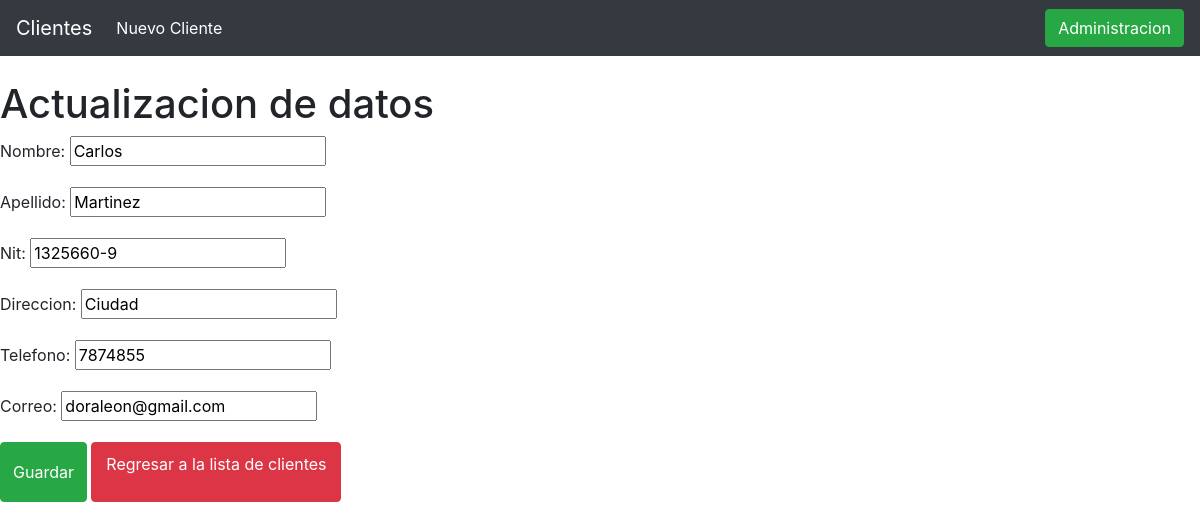
The page /cliente/1/ on the database its author committed.
### cliente/models.py (models this page shows, shortened)
class Cliente(models.Model):
    nombre = models.CharField(max_length=60)
    apellido = models.CharField(max_length=60)
    nit = models.CharField(max_length=20,blank=True, default="C/F")
    direccion = models.CharField(max_length=30,blank=True, default="Ciudad")
    telefono = models.CharField(max_length=16)
    correo = models.EmailField(blank=True)
    class Meta:
        verbose_name = 'Cliente'
        verbose_name_plural = 'Clientes'

### cliente/views.py (the view)
# urls.py: path("<int:pk>/", views.ClienteUpdateView.as_view(), name='f_update'),
class ClienteUpdateView(generic.UpdateView):
    model = Cliente
    fields=['nombre','apellido','nit','direccion','telefono','correo']
    template_name = "f_update.html"

### cliente/templates/f_update.html (shortened to what this page needs)
<!DOCTYPE html>
<html lang="en">
<head>
    {% load static  %}
    <link rel="stylesheet" href="https://stackpath.bootstrapcdn.com/bootstrap/4.3.1/css/bootstrap.min.css">
</head>
<body>
    <nav class="navbar navbar-expand-lg navbar navbar-dark bg-dark">
        <a class="navbar-brand" href="/cliente/list">Clientes</a>
        <div class="collapse navbar-collapse" id="navbarSupportedContent">
          <ul class="navbar-nav mr-auto">
            <li class="nav-item active">
              <a class="nav-link" href="/cliente/create">Nuevo Cliente <span class="sr-only">(current)</span></a>
            </li>
          </ul>
          <form class="form-inline my-2 my-lg-0">
            <a href="/cliente/menu" class="btn btn-success">Administracion</a>
          </form>
        </div>
      </nav>
      <br>
    <h1>Actualizacion de datos</h1>
    <form method="post">{% csrf_token %}
        {{ form.as_p }}
        <input type="submit" style="width: 250x;height: 60px;" class="btn btn-success" value="Guardar">
         <button style="width: 250px;height: 60px;" type="button" class="btn btn-danger" data-toggle="modal" data-target="#exampleModal">
             <p> Regresar a la lista de clientes</p>
        </button>
    </form>
</body>
</html>

### rows shown on the page
Cliente: nombre "Carlos", apellido "Martinez", nit "1325660-9", direccion "Ciudad", telefono "7874855", correo "doraleon@gmail.com"
